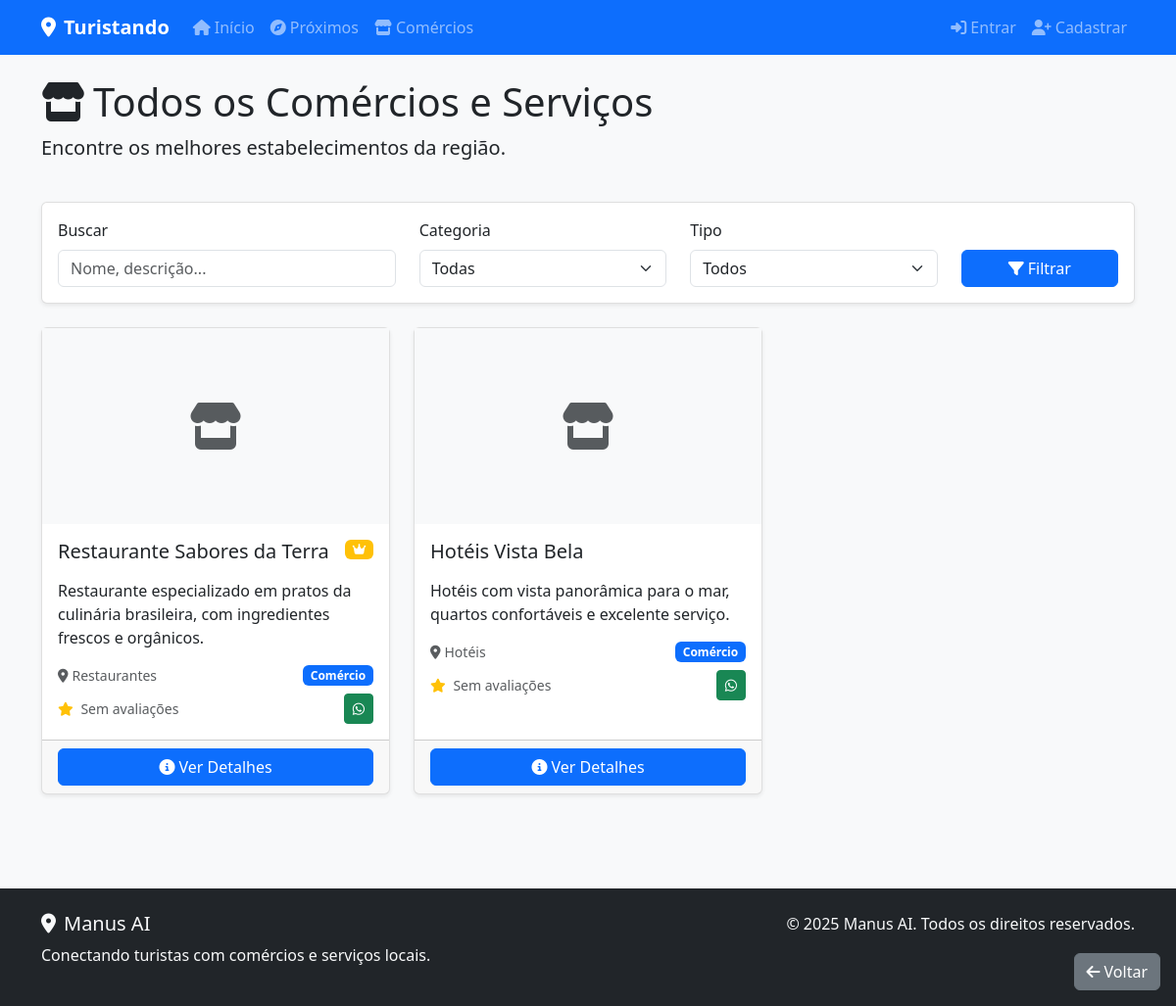
/businesses/, run on an earlier commit of the app's database.
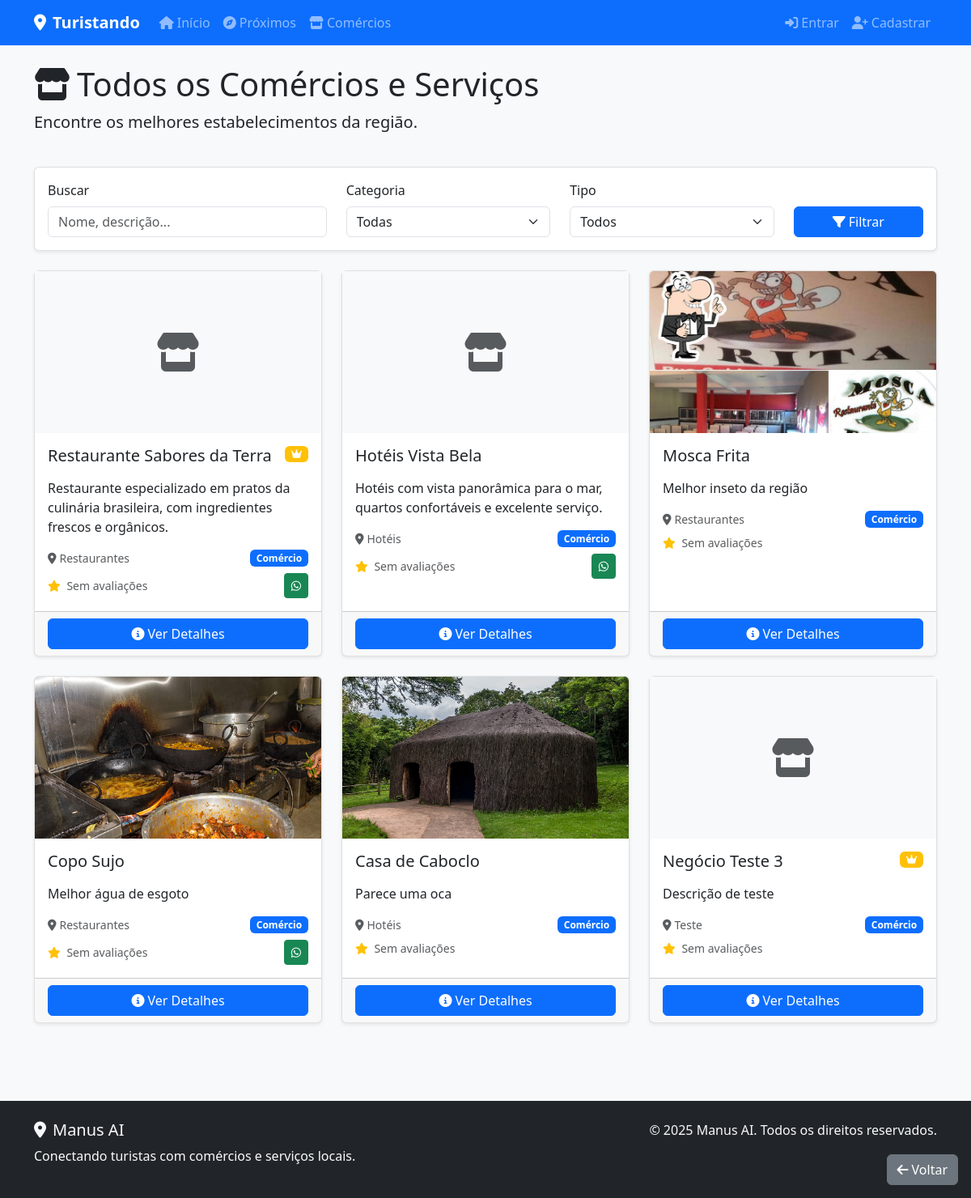
And on a later commit of the database.
### local_businesses/models.py (models this page shows, shortened)
class Business(models.Model):
    BUSINESS_TYPES = [
        ('commerce', 'Comércio'),
        ('service', 'Serviço'),
    ]
    user = models.ForeignKey(User, on_delete=models.CASCADE, related_name='businesses')
    name = models.CharField(max_length=200)
    description = models.TextField()
    business_type = models.CharField(max_length=20, choices=BUSINESS_TYPES)
    category = models.ForeignKey(BusinessCategory, on_delete=models.SET_NULL, null=True, blank=True)
    address = models.CharField(max_length=300)
    latitude = models.DecimalField(max_digits=9, decimal_places=6, null=True, blank=True)
    longitude = models.DecimalField(max_digits=9, decimal_places=6, null=True, blank=True)
    phone = models.CharField(max_length=20, blank=True)
    whatsapp = models.CharField(max_length=20, blank=True)
    email = models.EmailField(blank=True)
    website = models.URLField(blank=True)
    is_active = models.BooleanField(default=True)
    created_at = models.DateTimeField(auto_now_add=True)
    updated_at = models.DateTimeField(auto_now=True)

class BusinessCategory(models.Model):
    name = models.CharField(max_length=100)
    icon = models.CharField(max_length=50, blank=True)  # Classe do Font Awesome
    created_at = models.DateTimeField(auto_now_add=True)
    class Meta:
        verbose_name_plural = "Business Categories"

class BusinessPhoto(models.Model):
    business = models.ForeignKey(Business, on_delete=models.CASCADE, related_name='photos')
    image = models.ImageField(upload_to='business_photos/')
    is_primary = models.BooleanField(default=False)
    created_at = models.DateTimeField(auto_now_add=True)

### local_businesses/views.py (the view)
# urls.py: path('', views.business_list, name='business_list'),
def business_list(request):
    businesses = Business.objects.filter(is_active=True).select_related('category', 'businessplan')
    businesses = businesses.annotate(avg_rating=Avg('reviews__rating'))
    query = request.GET.get('q')
    category_id = request.GET.get('category')
    business_type = request.GET.get('type')
    if query:
        businesses = businesses.filter(name__icontains=query) | businesses.filter(description__icontains=query)
    if category_id:
        businesses = businesses.filter(category_id=category_id)
    if business_type:
        businesses = businesses.filter(business_type=business_type)
    categories = BusinessCategory.objects.all()
    context = {
        'businesses': businesses,
        'categories': categories,
    }
    return render(request, 'local_businesses/list.html', context)

### local_businesses/context_processors.py (called while the page is built, shortened)
def google_maps_api_key(request):
    return {
        'GOOGLE_MAPS_API_KEY': getattr(settings, 'GOOGLE_MAPS_API_KEY', '')
    }

def notifications(request):
    return {'unread_notifications': 0}

### templates/local_businesses/list.html (shortened to what this page needs)
{% extends 'base.html' %}
{% block content %}
<div class="container">
    <div class="row mb-4">
        <div class="col-12">
            <h1>
                {% if nearby %}
                    <i class="fas fa-compass me-2"></i>Comércios e Serviços Próximos
                {% else %}
                    <i class="fas fa-store me-2"></i>Todos os Comércios e Serviços
                {% endif %}
            </h1>
            <p class="lead">Encontre os melhores estabelecimentos da região.</p>
        </div>
    </div>
    <div class="row mb-4">
        <div class="col-12">
            <div class="card shadow-sm">
                <div class="card-body">
                    <form method="GET" class="row g-33">
                        <div class="col-md-4">
                            <label for="search" class="form-label">Buscar</label>
                            <input type="text" class="form-control" id="search" name="q" value="{{ request.GET.q }}" placeholder="Nome, descrição...">
                        </div>
                        <div class="col-md-3">
                            <label for="category" class="form-label">Categoria</label>
                            <select class="form-select" id="category" name="category">
                                <option value="">Todas</option>
                            </select>
                        </div>
                        <div class="col-md-3">
                            <label for="type" class="form-label">Tipo</label>
                            <select class="form-select" id="type" name="type">
                                <option value="">Todos</option>
                            </select>
                        </div>
                        <div class="col-md-2 d-flex align-items-end">
                            <button type="submit" class="btn btn-primary w-100">
                                <i class="fas fa-filter me-1"></i>Filtrar
                            </button>
                        </div>
                    </form>
                </div>
            </div>
        </div>
    </div>
    <div class="row">
        <div class="col-12">
            {% if businesses %}
                <div class="row">
                    {% for business in businesses %}
                        <div class="col-lg-4 col-md-6 mb-4">
                            <div class="card h-100 shadow-sm">
                                {% if business.photos.first %}
                                    <img src="{{ business.photos.first.image.url }}" class="card-img-top" alt="{{ business.name }}" style="height: 200px; object-fit: cover;">
                                {% else %}
                                    <div class="bg-light d-flex align-items-center justify-content-center" style="height: 200px;">
                                        <i class="fas fa-store fa-3x text-muted"></i>
                                    </div>
                                {% endif %}
                                <div class="card-body">
                                    <div class="d-flex justify-content-between align-items-start mb-2">
                                        <h5 class="card-title">{{ business.name }}</h5>
                                        {% if business.businessplan.plan_type == 'premium' %}
                                            <span class="badge bg-warning" title="Destaque">
                                                <i class="fas fa-crown"></i>
                                            </span>
                                        {% endif %}
                                    </div>
                                    <p class="card-text">{{ business.description|truncatewords:15 }}</p>
                                    <div class="d-flex justify-content-between align-items-center mb-2">
                                        <small class="text-muted">
                                            <i class="fas fa-map-marker-alt me-1"></i>{{ business.category.name }}
                                        </small>
                                        <span class="badge bg-{% if business.business_type == 'commerce' %}primary{% else %}success{% endif %}">
                                            {{ business.get_business_type_display }}
                                        </span>
                                    </div>
                                    <div class="d-flex justify-content-between align-items-center">
                                        <small class="text-muted">
                                            <i class="fas fa-star text-warning me-1"></i>
                                            {% if business.avg_rating %}
                                                {{ business.avg_rating|floatformat:1 }}
                                            {% else %}
                                                Sem avaliações
                                            {% endif %}
                                        </small>
                                        {% if business.businessplan.can_show_whatsapp and business.whatsapp %}
                                            <a href="https://wa.me/{{ business.whatsapp }}" target="_blank" class="btn btn-success btn-sm">
                                                <i class="fab fa-whatsapp"></i>
                                            </a>
                                        {% endif %}
                                    </div>
                                </div>
                                <div class="card-footer">
                                    <a href="{% url 'local_businesses:business_detail' business.id %}" class="btn btn-primary w-100">
                                        <i class="fas fa-info-circle me-1"></i>Ver Detalhes
                                    </a>
                                </div>
                            </div>
                        </div>
                    {% endfor %}
                </div>
            {% else %}
                <div class="text-center py-5">
                    <i class="fas fa-store-slash fa-3x text-muted mb-3"></i>
                    <h4>Nenhum comércio encontrado</h4>
                    <p class="text-muted">Tente ajustar seus filtros de busca.</p>
                </div>
            {% endif %}
        </div>
    </div>
</div>
{% endblock %}

### templates/base.html (shortened to what this page needs)
{% load static %}
<!DOCTYPE html>
<html lang="pt-br">
<head>
    <link href="https://cdn.jsdelivr.net/npm/bootstrap@5.3.0/dist/css/bootstrap.min.css" rel="stylesheet">
    <link rel="stylesheet" href="https://cdnjs.cloudflare.com/ajax/libs/font-awesome/6.4.0/css/all.min.css">
    <link rel="stylesheet" href="{% static 'css/style.css' %}">
</head>
<body>
    <nav class="navbar navbar-expand-lg navbar-dark bg-primary">
        <div class="container">
            <a class="navbar-brand" href="{% url 'home' %}">
                <i class="fas fa-map-marker-alt me-2"></i>Turistando
            </a>
            <div class="collapse navbar-collapse" id="navbarNav">
                <ul class="navbar-nav me-auto">
                    <li class="nav-item">
                        <a class="nav-link" href="{% url 'home' %}"><i class="fas fa-home me-1"></i>Início</a>
                    </li>
                    <li class="nav-item">
                        <a class="nav-link" href="{% url 'local_businesses:nearby_businesses' %}"><i class="fas fa-compass me-1"></i>Próximos</a>
                    </li>
                    <li class="nav-item">
                        <a class="nav-link" href="{% url 'local_businesses:business_list' %}"><i class="fas fa-store me-1"></i>Comércios</a>
                    </li>
                </ul>
                <ul class="navbar-nav">
                    {% if user.is_authenticated %}
                        <li class="nav-item dropdown">
                            <a class="nav-link dropdown-toggle" href="#" id="navbarDropdown" role="button" data-bs-toggle="dropdown">
                                <i class="fas fa-user me-1"></i>{{ user.get_full_name|default:user.username }}
                            </a>
                            <ul class="dropdown-menu">
                                <li><a class="dropdown-item" href="{% url 'dashboard:home' %}"><i class="fas fa-tachometer-alt me-1"></i>Dashboard</a></li>
                                {% if user.businesses.all %}
                                    <li><a class="dropdown-item" href="{% url 'local_businesses:business_dashboard' %}"><i class="fas fa-store me-1"></i>Meu Negócio</a></li>
                                    {% if unread_notifications > 0 %}
                                        <li><a class="dropdown-item" href="{% url 'local_businesses:manage_notifications' %}"><i class="fas fa-bell me-1"></i>Notificações <span class="badge bg-danger">{{ unread_notifications }}</span></a></li>
                                    {% else %}
                                        <li><a class="dropdown-item" href="{% url 'local_businesses:manage_notifications' %}"><i class="fas fa-bell me-1"></i>Notificações</a></li>
                                    {% endif %}
                                {% else %}
                                    <li><a class="dropdown-item" href="{% url 'local_businesses:register_business' %}"><i class="fas fa-plus-circle me-1"></i>Cadastrar Negócio</a></li>
                                {% endif %}
                                <li><hr class="dropdown-divider"></li>
                                <li><a class="dropdown-item" href="{% url 'accounts:logout' %}"><i class="fas fa-sign-out-alt me-1"></i>Sair</a></li>
                            </ul>
                        </li>
                    {% else %}
                        <li class="nav-item">
                            <a class="nav-link" href="{% url 'accounts:login' %}"><i class="fas fa-sign-in-alt me-1"></i>Entrar</a>
                        </li>
                        <li class="nav-item">
                            <a class="nav-link" href="{% url 'accounts:register' %}"><i class="fas fa-user-plus me-1"></i>Cadastrar</a>
                        </li>
                    {% endif %}
                </ul>
            </div>
        </div>
    </nav>
    <main class="py-4">
        {% block content %}
        {% endblock %}
    </main>
    <footer class="bg-dark text-light py-4 mt-5">
        <div class="container">
            <div class="row">
                <div class="col-md-6">
                    <h5><i class="fas fa-map-marker-alt me-2"></i>Manus AI</h5>
                    <p>Conectando turistas com comércios e serviços locais.</p>
                </div>
                <div class="col-md-6 text-md-end">
                    <p>&copy; 2025 Manus AI. Todos os direitos reservados.</p>
                </div>
            </div>
        </div>
    </footer>
    <button onclick="history.back()" class="btn btn-secondary m-3" style="position: fixed; bottom: 0; right: 0; z-index: 1000;">
        <i class="fas fa-arrow-left me-1"></i>Voltar
    </button>
</body>
</html>

### static/css/style.css (style rules this page uses)
body { background-color: #f8f9fa; }
.navbar-brand { font-weight: bold; }
.card { box-shadow: 0 0.125rem 0.25rem rgba(0, 0, 0, 0.075); border: 1px solid rgba(0, 0, 0, 0.125); }

What changed in the data, as far as the page shows it:
added Business: photos.first.image (picture), name "Mosca Frita", description "Melhor inseto da região", category.name "Restaurantes", business_type "Comércio", shows "Sem avaliações"
added Business: photos.first.image (picture), name "Copo Sujo", description "Melhor água de esgoto", category.name "Restaurantes", business_type "Comércio", shows "Sem avaliações"
added Business: photos.first.image (picture), name "Casa de Caboclo", description "Parece uma oca", category.name "Hotéis", business_type "Comércio", shows "Sem avaliações"
added Business: name "Negócio Teste 3", description "Descrição de teste", category.name "Teste", business_type "Comércio", shows "Sem avaliações"
